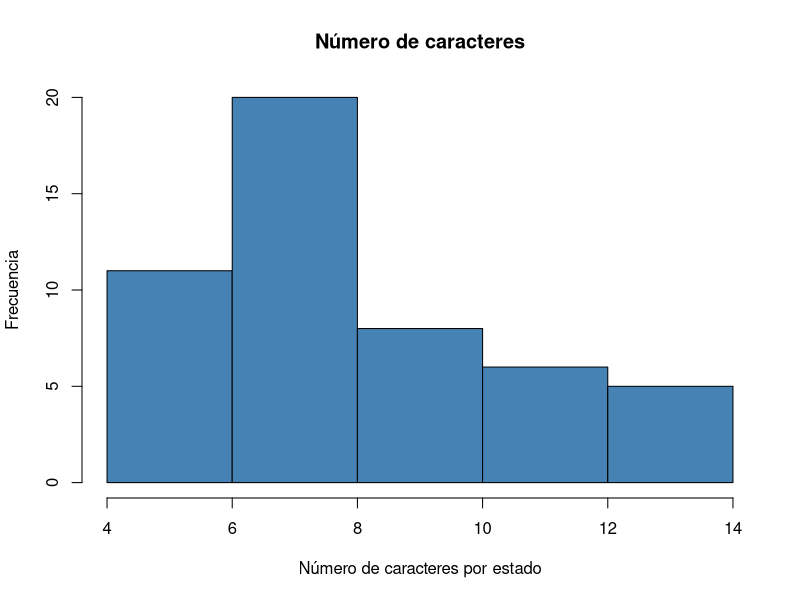

The R script that drew this image:
## ---- chunk 1
sv <- ""
sv
## ---- chunk 2
class(sv)
length(sv)
## ---- chunk 3
matrix(letters[1:9],3,3)
a = 17
b = as.character(a)
b
## ---- chunk 4
paste("Me", "gusta R")
paste(1:5)
paste(1:5, collapse = "")
## ---- chunk 5
paste("El número", pi, "se usa mucho")
## ---- chunk 6
paste("uno","dos","tres",sep = "*")
## ---- chunk 7
paste("X",1:5, sep = ".")
## ---- chunk 8
paste("El valor de 'e' es", exp(1))
## ---- chunk 9
xy = 8
cat("El valor de xy es ", xy)
## ---- chunk 10
month.name
## ---- chunk 11
cat(month.name[4:8])
## ---- chunk 12
toString(28.07)
## ---- chunk 13
nchar(c("murcielago","uno","alfanumérico"))
## ---- chunk 14
tolower("AbC")
## ---- chunk 15
toupper("aBcD")
## ---- chunk 16
abbreviate(colors()[1:5],3)
## ---- chunk 17
substr("abcdefgh",3,6)
## ---- chunk 18
sort(c("murcielago","uno","alfanumérico"))
## ---- chunk 19
head(USArrests)
str(USArrests)
estados = rownames(USArrests)
## ---- chunk 20
estados
## ---- chunk 21
nchar(estados)
## ---- chunk 22
hist(nchar(estados),col='steelblue',main='Número de caracteres',xlab='Número de caracteres por estado',ylab='Frecuencia')
## ---- chunk 23
grep(pattern = "k", x = estados)
grep(pattern = "k", x = estados, value=TRUE)
